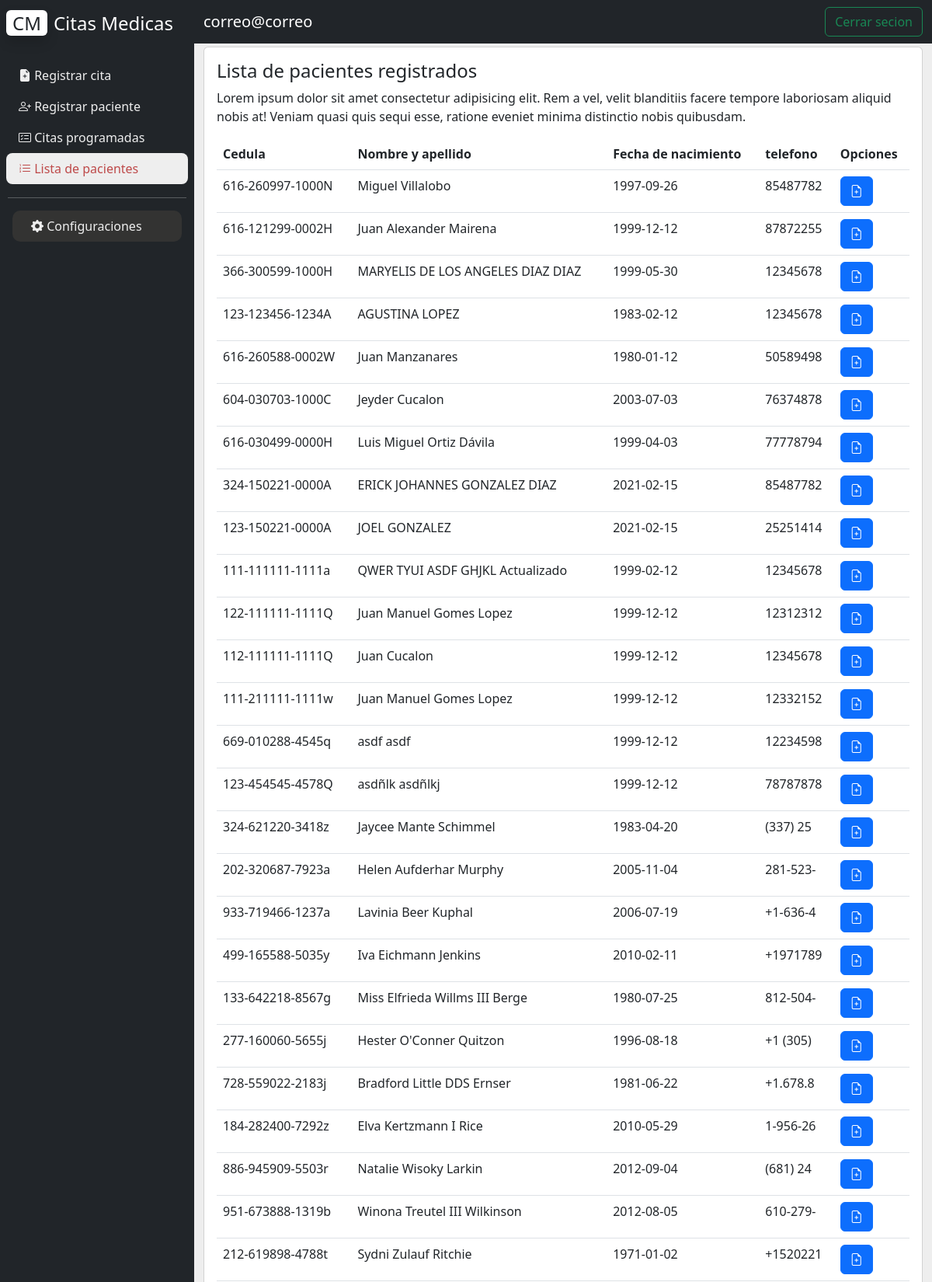
/listarpacientes (signed in, upper part), run on the app's committed database.
### tables this page shows
CREATE TABLE `pacientes` (
  `id` int NOT NULL AUTO_INCREMENT,
  `cedula` varchar(20) NOT NULL,
  `nombre` varchar(45) NOT NULL,
  `apellido` varchar(45) NOT NULL,
  `fecha_nacimiento` date NOT NULL,
  `telefono` varchar(8) NOT NULL,
  PRIMARY KEY (`id`),
  UNIQUE KEY `cedula_UNIQUE` (`cedula`)
);

### controller/PacienteController.php (called while the page is built, shortened)
<?php
class PacienteController{
    public static function lista_pacientes(Router $router){
        $lista_pacientes = Paciente::lista_paciente()->fetch_all(MYSQLI_ASSOC);
        $objetoArray= array_map(function($item){return (object) $item;} ,$lista_pacientes);
        $datos=[
            "sider"=>["lista_de_pacientes"=>"active"],
            "lista_de_pacientes"=>$objetoArray
        ];
        return $router->Render("pagues/listar_paciente",$datos);
    }
}
?>

### public/index.php (called while the page is built, shortened)
<?php
    $router = new Router();
    $router->Get("/api/paciente",[PacienteController::class,"GetPaciente"]);
    $router->Get("/api/paciente/listar",[PacienteController::class,"GetAllPaciente"]);
    $router->Post("/api/paciente/crear",[PacienteController::class,"Crear"]);
    $router->Post("/api/paciente/delete",[PacienteController::class,"Delete"]);
    $router->Post("/api/paciente/busqueda",[PacienteController::class,"Busqueda"]);
    $router->Get("/heron/",[HeronController::class,"Home"]);
    $router->Post("/api/cita/crear",[CitaController::class,"Crear"]);
    $router->Get("/api/cita/listar",[CitaController::class,"Listar"]);
    $router->Get("/login",[LoginController::class,"Start"]);
    $router->Get("/registrate",[LoginController::class,"Registrate"]);
    $router->Post("/registrate",[LoginController::class,"NuevoUsuario"]);
    $router->Post("/login",[LoginController::class,"LogIn"]);
    $router->Get("/cerrar",[LoginController::class,"LogAut"]);
    $router->Post("/api/usuario",[UsuarioController::class,"Usuario"]);
    $router->Get("/",[PaguesController::class,"Home"]);
    $router->Get("/traveler",[TravelerController::class,"Get"]);
    $router->Post("/traveler",[TravelerController::class,"Crear"]);
    $router->Get("/paciente",[PacienteController::class,"Get"],);
    $router->Post("/paciente",[PacienteController::class,"Crear"]);
    $router->Get("/listarcitas",[CitaController::class,"Listar_Citas_Star"]);
    $router->Post("/listarcitas",[CitaController::class,"Filtro"]);
    $router->Post("/api/listarcitas",[CitaController::class,"Filtro"]);
    $router->get("/test",[PacienteController::class,"pacienteExiste"]);
    $router->get("/programarcita",[TravelerController::class,"GetIdPaciente"]);
    $router->get("/listarpacientes",[PacienteController::class,"lista_pacientes"]);
    $router->get("/servicios",[ServicioController::class,"listaServicio"]);
    $router->get("/servicionuevo",[ServicioController::class,"nuevoServicio"]);
    $router->Post("/servicionuevo",[ServicioController::class,"Guardar"]);
    $router->ComprobarRutas();
?>

### app/ConfigDB.php (called while the page is built, shortened)
<?php
    class ConfigDB{
        public static function Get(){
            try {
                $mysql = new mysqli("localhost","root","","citas");
                return $mysql;
            } catch (Exception $th) {
                return $th;
            }
        }
    }
?>

### model/Paciente.php (called while the page is built, shortened)
<?php
class Paciente
{
    public static function lista_paciente(){
        $sql="SELECT * FROM pacientes ORDER BY id ASC";
        try{
            $resultado=ConfigDb::Get()->query($sql);
        }
        catch(mysqli_sql_exception $ex){
            return $ex;
        }
        return $resultado;
    }
}

### view/pagues/listar_paciente.php (the view)
<div class="card p-3 mt-1">
    <h4>Lista de pacientes registrados</h4>
    <p>Lorem ipsum dolor sit amet consectetur adipisicing elit. Rem a vel, velit blanditiis facere tempore laboriosam aliquid nobis at! Veniam quasi quis sequi esse, ratione eveniet minima distinctio nobis quibusdam.</p>
    <div>
        <table class="table table-hover">
            <thead>
                <tr>
                    <th>Cedula</th>
                    <th>Nombre y apellido</th>
                    <th>Fecha de nacimiento</th>
                    <th>telefono</th>
                    <th>Opciones</th>
                </tr>
            </thead>
            <tbody>
                <?php if (isset($lista_de_pacientes)) : ?>
                    <?php foreach ($lista_de_pacientes as $paciente) : ?>
                        <tr>
                            <td><?php echo $paciente->cedula ?></td>
                            <td><?php echo $paciente->nombre." ".$paciente->apellido ?></td>
                            <td><?php echo $paciente->fecha_nacimiento ?></td>
                            <td><?php echo $paciente->telefono ?></td>
                            <td>
                                <a  class="btn btn-primary" type="buttom" href="/programarcita?id=<?=$paciente->id ?>"><i class="bi bi-file-earmark-plus"></i></a>
                            </td>
                        </tr>
                    <?php endforeach ?>
                <?php endif ?>
            </tbody>
        </table>
    </div>
</div>

### data on the page
pacientes: cedula "616-260997-1000N", nombre "Miguel", apellido "Villalobo", fecha_nacimiento "1997-09-26", telefono "85487782"
pacientes: cedula "616-121299-0002H", nombre "Juan Alexander", apellido "Mairena", fecha_nacimiento "1999-12-12", telefono "87872255"
pacientes: cedula "366-300599-1000H", nombre "MARYELIS DE LOS ANGELES", apellido "DIAZ DIAZ", fecha_nacimiento "1999-05-30", telefono "12345678"
pacientes: cedula "123-123456-1234A", nombre "AGUSTINA", apellido "LOPEZ", fecha_nacimiento "1983-02-12", telefono "12345678"
pacientes: cedula "616-260588-0002W", nombre "Juan", apellido "Manzanares", fecha_nacimiento "1980-01-12", telefono "50589498"
pacientes: cedula "604-030703-1000C", nombre "Jeyder", apellido "Cucalon", fecha_nacimiento "2003-07-03", telefono "76374878"
pacientes: cedula "616-030499-0000H", nombre "Luis Miguel", apellido "Ortiz Dávila", fecha_nacimiento "1999-04-03", telefono "77778794"
pacientes: cedula "324-150221-0000A", nombre "ERICK JOHANNES", apellido "GONZALEZ DIAZ", fecha_nacimiento "2021-02-15", telefono "85487782"
pacientes: cedula "123-150221-0000A", nombre "JOEL", apellido "GONZALEZ", fecha_nacimiento "2021-02-15", telefono "25251414"
pacientes: cedula "111-111111-1111a", nombre "QWER TYUI ASDF GHJKL", apellido "Actualizado", fecha_nacimiento "1999-02-12", telefono "12345678"
pacientes: cedula "122-111111-1111Q", nombre "Juan Manuel", apellido "Gomes Lopez", fecha_nacimiento "1999-12-12", telefono "12312312"
pacientes: cedula "112-111111-1111Q", nombre "Juan", apellido "Cucalon", fecha_nacimiento "1999-12-12", telefono "12345678"
pacientes: cedula "111-211111-1111w", nombre "Juan Manuel", apellido "Gomes Lopez", fecha_nacimiento "1999-12-12", telefono "12332152"
pacientes: cedula "669-010288-4545q", nombre "asdf", apellido "asdf", fecha_nacimiento "1999-12-12", telefono "12234598"
pacientes: cedula "123-454545-4578Q", nombre "asdñlk", apellido "asdñlkj", fecha_nacimiento "1999-12-12", telefono "78787878"
pacientes: cedula "324-621220-3418z", nombre "Jaycee Mante", apellido "Schimmel", fecha_nacimiento "1983-04-20", telefono "(337) 25"
pacientes: cedula "202-320687-7923a", nombre "Helen Aufderhar", apellido "Murphy", fecha_nacimiento "2005-11-04", telefono "281-523-"
pacientes: cedula "933-719466-1237a", nombre "Lavinia Beer", apellido "Kuphal", fecha_nacimiento "2006-07-19", telefono "+1-636-4"
pacientes: cedula "499-165588-5035y", nombre "Iva Eichmann", apellido "Jenkins", fecha_nacimiento "2010-02-11", telefono "+1971789"
pacientes: cedula "133-642218-8567g", nombre "Miss Elfrieda Willms III", apellido "Berge", fecha_nacimiento "1980-07-25", telefono "812-504-"
pacientes: cedula "277-160060-5655j", nombre "Hester O'Conner", apellido "Quitzon", fecha_nacimiento "1996-08-18", telefono "+1 (305)"
pacientes: cedula "728-559022-2183j", nombre "Bradford Little DDS", apellido "Ernser", fecha_nacimiento "1981-06-22", telefono "+1.678.8"
pacientes: cedula "184-282400-7292z", nombre "Elva Kertzmann I", apellido "Rice", fecha_nacimiento "2010-05-29", telefono "1-956-26"
pacientes: cedula "886-945909-5503r", nombre "Natalie Wisoky", apellido "Larkin", fecha_nacimiento "2012-09-04", telefono "(681) 24"
pacientes: cedula "951-673888-1319b", nombre "Winona Treutel III", apellido "Wilkinson", fecha_nacimiento "2012-08-05", telefono "610-279-"
pacientes: cedula "212-619898-4788t", nombre "Sydni Zulauf", apellido "Ritchie", fecha_nacimiento "1971-01-02", telefono "+1520221"

### other printed values
$usuario "correo@correo"
